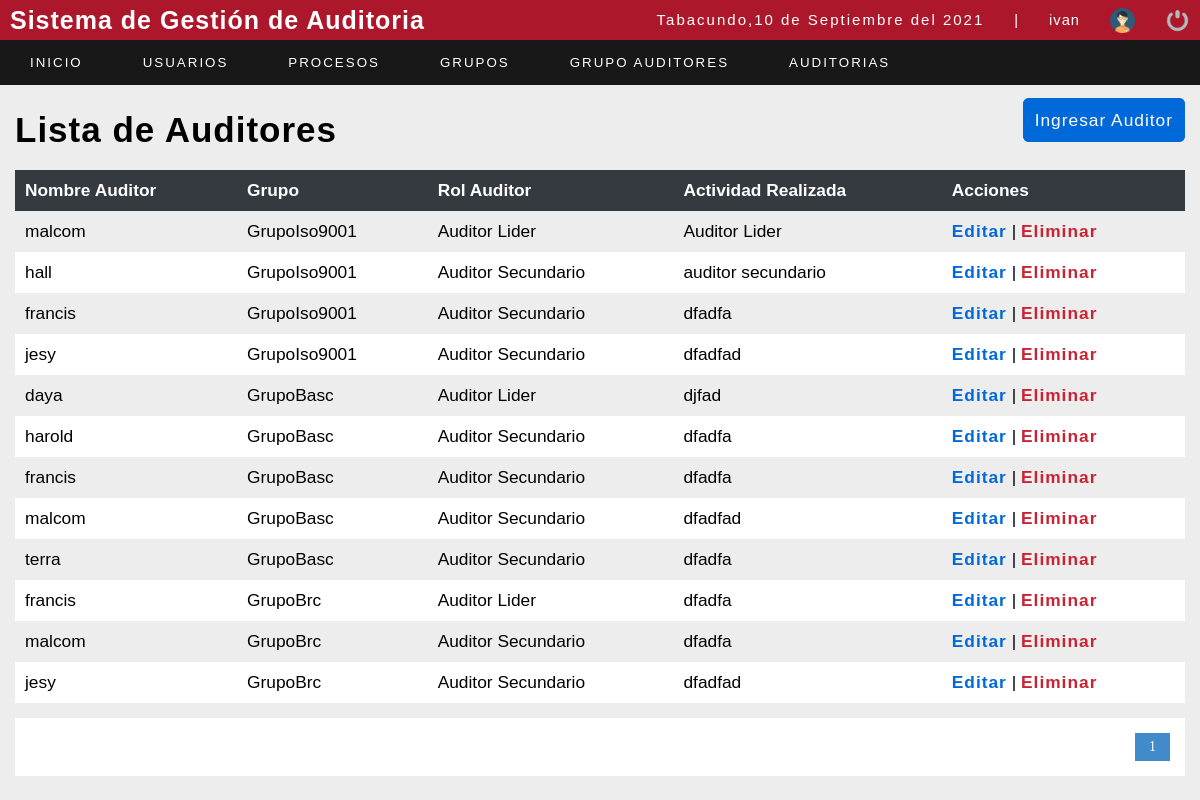
/sistema/listadetallegrupo.php (signed in), run on an earlier commit of the app's database.
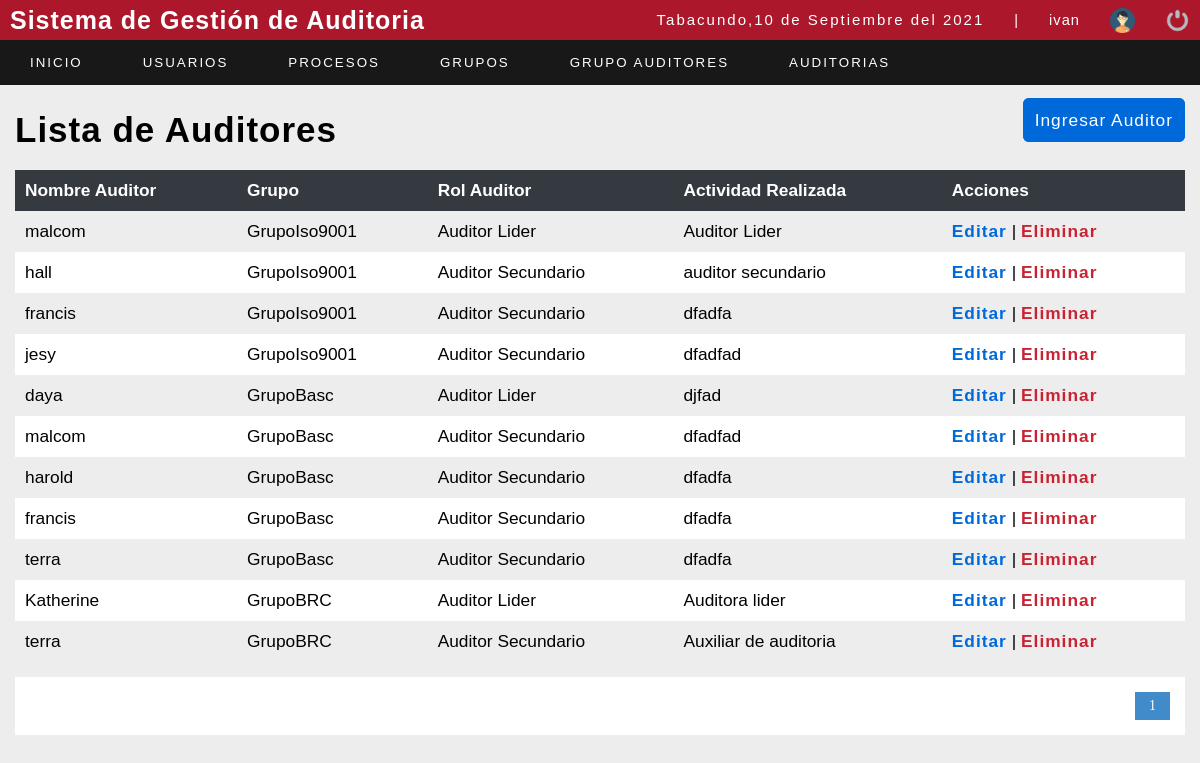
And on a later commit of the database.
### tables this page shows
CREATE TABLE `detallegrupo` (
  `id_user` int(11) NOT NULL,
  `idgrupo` int(11) NOT NULL,
  `idrolauditor` int(11) NOT NULL,
  `actividadrealizada` varchar(150) NOT NULL,
  `iddetallegrupo` int(11) NOT NULL,
  `activo` int(11) NOT NULL DEFAULT 1
);

CREATE TABLE `usuario` (
  `id_user` int(11) NOT NULL,
  `user` varchar(20) NOT NULL,
  `password` varchar(100) NOT NULL,
  `correo` varchar(50) NOT NULL,
  `rol` int(11) NOT NULL,
  `estatus` int(11) NOT NULL
);

CREATE TABLE `grupoauditor` (
  `idgrupo` int(11) NOT NULL,
  `nombregrupo` varchar(50) NOT NULL,
  `idnorma` int(11) NOT NULL,
  `activo` int(11) NOT NULL DEFAULT 1
);

CREATE TABLE `rolauditor` (
  `idrolauditor` int(11) NOT NULL,
  `rolauditor` varchar(50) NOT NULL
);

### sistema/listadetallegrupo.php (the view, shortened to what this page needs)
<?php
include "../conexion.php";
?>
<!DOCTYPE html>
<html lang="en">
<head>
	<?php include "includes/scripts.php"; ?>
	<link rel="stylesheet" href="https://pro.fontawesome.com/releases/v5.10.0/css/all.css" />
</head>
<body>
	<?php include "includes/header.php"; ?>
	<section id="container">
		<div style="display: flex;  justify-content:space-between; margin: 20px 0px; ">
		<h1>Lista de Auditores</h1>
		<div style="justify-content:flex-end">
		<a style="border: 2px solid #0069D9;  color: #ffffff; background-color: #0069D9; border-radius: 6px;" href="registrodetallegrupo.php" class="btn_save">Ingresar Auditor</a>
	    </div>
		</div>
		<table>
			<tr>
				<th>Nombre Auditor</th>
				<th>Grupo</th>
				<th>Rol Auditor</th>
				<th>Actividad Realizada</th>
				<th>Acciones</th>
			</tr>
			<?php
			$sql_registe = mysqli_query($conection, "SELECT COUNT(*) as total_registro from detallegrupo d, usuario u , rolauditor ra , grupoauditor g WHERE u.id_user=d.id_user AND ra.idrolauditor=d.idrolauditor AND d.idgrupo=g.idgrupo");
			$result_register = mysqli_fetch_array($sql_registe);
			$total_registro = $result_register['total_registro'];
			$por_pagina =15;
			if (empty($_GET['pagina'])) {
				$pagina = 1;
			} else {
				$pagina = $_GET['pagina'];
			}
			$desde = ($pagina - 1) * $por_pagina;
			$total_paginas = ceil($total_registro / $por_pagina);
			$query = mysqli_query($conection, "SELECT user,nombregrupo,rolauditor,actividadrealizada,iddetallegrupo from detallegrupo d, usuario u , rolauditor ra , grupoauditor g WHERE u.id_user=d.id_user AND ra.idrolauditor=d.idrolauditor AND d.idgrupo=g.idgrupo AND d.activo=1 ORDER BY d.idgrupo,ra.idrolauditor ASC LIMIT $desde,$por_pagina");
			$result = mysqli_num_rows($query);
			if ($result > 0) {
				while ($data = mysqli_fetch_array($query)) {
			?>
					<tr>
						<td><?php echo $data[0]; ?></td>
						<td><?php echo $data[1]; ?></td>
						<td><?php echo $data[2]; ?></td>
						<td><?php echo $data[3]; ?></td>
						<td>
							<a class="link_edit" href="editar_ga.php?id=<?php echo $data["iddetallegrupo"]; ?>">Editar</a>
							<?php if ($_SESSION['rol'] == 1) { ?>
								|
								<a class="link_delete" href="eliminar_ga.php?id=<?php echo $data["iddetallegrupo"]; ?>">Eliminar</a>
							<?php } ?>
						</td>
					</tr>
			<?php
				}
			}
			?>
		</table>
		<div class="paginador">
			<ul>
				<?php
				for ($i = 1; $i <= $total_paginas; $i++) {
					if ($i == $pagina) {
						echo '<li class="pageSelected">' . $i . '</li>';
					} else {
						echo '<li><a href="?pagina=' . $i . '">' . $i . '</a></li>';
					}
				}
				?>
			</ul>
		</div>
	</section>
</body>
</html>

What changed in the data, as far as the page shows it:
removed detallegrupo: id_user.user "francis", idgrupo.nombregrupo "GrupoBrc", idrolauditor.rolauditor "Auditor Lider", actividadrealizada "dfadfa"
removed detallegrupo: id_user.user "malcom", idgrupo.nombregrupo "GrupoBrc", idrolauditor.rolauditor "Auditor Secundario", actividadrealizada "dfadfa"
removed detallegrupo: id_user.user "jesy", idgrupo.nombregrupo "GrupoBrc", idrolauditor.rolauditor "Auditor Secundario", actividadrealizada "dfadfad"
shown differently, row unchanged: detallegrupo (number 6 of 11 on the later page): moves up the list
added detallegrupo: id_user.user "Katherine", idgrupo.nombregrupo "GrupoBRC", idrolauditor.rolauditor "Auditor Lider", actividadrealizada "Auditora lider"
added detallegrupo: id_user.user "terra", idgrupo.nombregrupo "GrupoBRC", idrolauditor.rolauditor "Auditor Secundario", actividadrealizada "Auxiliar de auditoria"
